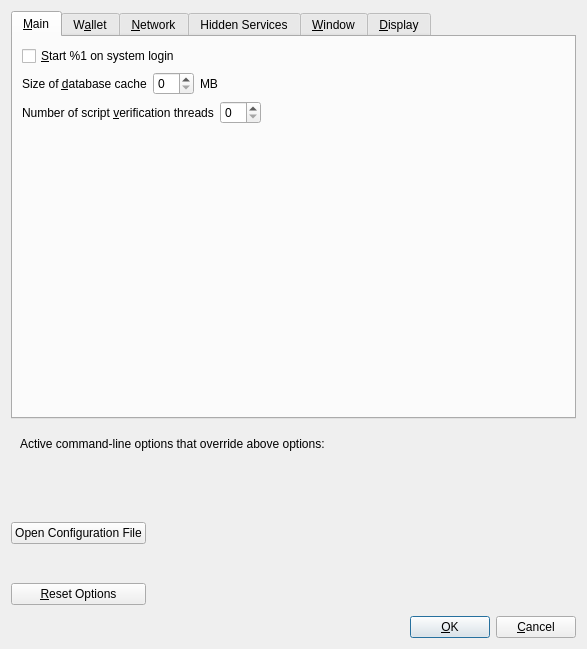
<?xml version="1.0" encoding="UTF-8"?>
<ui version="4.0">
 <class>OptionsDialog</class>
 <widget class="QDialog" name="OptionsDialog">
  <property name="geometry">
   <rect>
    <x>0</x>
    <y>0</y>
    <width>587</width>
    <height>649</height>
   </rect>
  </property>
  <property name="windowTitle">
   <string>Options</string>
  </property>
  <property name="modal">
   <bool>true</bool>
  </property>
  <layout class="QVBoxLayout" name="verticalLayout">
   <item>
    <widget class="QTabWidget" name="tabWidget">
     <property name="currentIndex">
      <number>0</number>
     </property>
     <widget class="QWidget" name="tabMain">
      <attribute name="title">
       <string>&amp;Main</string>
      </attribute>
      <layout class="QVBoxLayout" name="verticalLayout_Main">
       <item>
        <widget class="QCheckBox" name="komodoAtStartup">
         <property name="toolTip">
          <string>Automatically start %1 after logging in to the system.</string>
         </property>
         <property name="text">
          <string>&amp;Start %1 on system login</string>
         </property>
        </widget>
       </item>
       <item>
        <layout class="QHBoxLayout" name="horizontalLayout_2_Main">
         <item>
          <widget class="QLabel" name="databaseCacheLabel">
           <property name="text">
            <string>Size of &amp;database cache</string>
           </property>
           <property name="textFormat">
            <enum>Qt::PlainText</enum>
           </property>
           <property name="buddy">
            <cstring>databaseCache</cstring>
           </property>
          </widget>
         </item>
         <item>
          <widget class="QSpinBox" name="databaseCache"/>
         </item>
         <item>
          <widget class="QLabel" name="databaseCacheUnitLabel">
           <property name="text">
            <string>MB</string>
           </property>
           <property name="textFormat">
            <enum>Qt::PlainText</enum>
           </property>
          </widget>
         </item>
         <item>
          <spacer name="horizontalSpacer_2_Main">
           <property name="orientation">
            <enum>Qt::Horizontal</enum>
           </property>
           <property name="sizeHint" stdset="0">
            <size>
             <width>40</width>
             <height>20</height>
            </size>
           </property>
          </spacer>
         </item>
        </layout>
       </item>
       <item>
        <layout class="QHBoxLayout" name="horizontalLayout_3_Main">
         <item>
          <widget class="QLabel" name="threadsScriptVerifLabel">
           <property name="text">
            <string>Number of script &amp;verification threads</string>
           </property>
           <property name="textFormat">
            <enum>Qt::PlainText</enum>
           </property>
           <property name="buddy">
            <cstring>threadsScriptVerif</cstring>
           </property>
          </widget>
         </item>
         <item>
          <widget class="QSpinBox" name="threadsScriptVerif">
           <property name="toolTip">
            <string>(0 = auto, &lt;0 = leave that many cores free)</string>
           </property>
          </widget>
         </item>
         <item>
          <spacer name="horizontalSpacer_3_Main">
           <property name="orientation">
            <enum>Qt::Horizontal</enum>
           </property>
           <property name="sizeHint" stdset="0">
            <size>
             <width>40</width>
             <height>20</height>
            </size>
           </property>
          </spacer>
         </item>
        </layout>
       </item>
       <item>
        <spacer name="verticalSpacer_Main">
         <property name="orientation">
          <enum>Qt::Vertical</enum>
         </property>
         <property name="sizeHint" stdset="0">
          <size>
           <width>20</width>
           <height>40</height>
          </size>
         </property>
        </spacer>
       </item>
      </layout>
     </widget>
     <widget class="QWidget" name="tabWallet">
      <attribute name="title">
       <string>W&amp;allet</string>
      </attribute>
      <layout class="QVBoxLayout" name="verticalLayout_7">
       <item>
        <spacer name="verticalSpacer_3">
         <property name="orientation">
          <enum>Qt::Vertical</enum>
         </property>
         <property name="sizeHint" stdset="0">
          <size>
           <width>20</width>
           <height>14</height>
          </size>
         </property>
        </spacer>
       </item>
       <item>
        <widget class="QGroupBox" name="groupBox_3">
         <property name="minimumSize">
          <size>
           <width>0</width>
           <height>200</height>
          </size>
         </property>
         <property name="title">
          <string>Wallet Functions</string>
         </property>
         <layout class="QGridLayout" name="gridLayout_5">
          <item row="6" column="0">
           <widget class="QCheckBox" name="saplingConsolidationEnabled">
            <property name="toolTip">
             <string>Enable automatic creation of consolidation transactions to reduce walle size and number of active notes.</string>
            </property>
            <property name="text">
             <string>&amp;Enable Consolidation</string>
            </property>
           </widget>
          </item>
          <item row="4" column="0">
           <widget class="QCheckBox" name="enableHexEncoding">
            <property name="text">
             <string>Enable Hex Memos (valid hex strings will not be re-encoded)</string>
            </property>
           </widget>
          </item>
          <item row="0" column="0">
           <widget class="QCheckBox" name="enableOfflineSigning">
            <property name="toolTip">
             <string>Allow the creation and authorisation of transactions to be split. Authorisation occurrs on a machine that is not connected to the internet</string>
            </property>
            <property name="text">
             <string>Enable Offline Signing</string>
            </property>
           </widget>
          </item>
          <item row="5" column="0">
           <widget class="QCheckBox" name="enableDeleteTx">
            <property name="toolTip">
             <string>Enable or Disable DeleteTx</string>
            </property>
            <property name="text">
             <string>Enable deleteTx</string>
            </property>
           </widget>
          </item>
          <item row="1" column="0" colspan="2">
           <widget class="QFrame" name="frameOfflineSigning">
            <layout class="QGridLayout" name="gridLayout">
             <item row="0" column="1">
              <widget class="QRadioButton" name="rbOfflineSigning_Spend">
               <property name="toolTip">
                <string>This wallet acts as the online participant that creates the transaction. The (extended) viewing key of the spending address is required. Access to the blockchain is required via an internet connection.</string>
               </property>
               <property name="text">
                <string>Spend
(Online mode)</string>
               </property>
              </widget>
             </item>
             <item row="0" column="3">
              <spacer name="hsOfflineSigning2">
               <property name="orientation">
                <enum>Qt::Horizontal</enum>
               </property>
               <property name="sizeHint" stdset="0">
                <size>
                 <width>40</width>
                 <height>0</height>
                </size>
               </property>
              </spacer>
             </item>
             <item row="0" column="0">
              <spacer name="hsOfflineSigning1">
               <property name="orientation">
                <enum>Qt::Horizontal</enum>
               </property>
               <property name="sizeType">
                <enum>QSizePolicy::Fixed</enum>
               </property>
               <property name="sizeHint" stdset="0">
                <size>
                 <width>40</width>
                 <height>0</height>
                </size>
               </property>
              </spacer>
             </item>
             <item row="0" column="2">
              <widget class="QRadioButton" name="rbOfflineSigning_Sign">
               <property name="toolTip">
                <string>This wallet acts as the offline participant that signs the transaction. The (extended) spending key of the spending address is required. Access to the blockchain is not required.</string>
               </property>
               <property name="text">
                <string>Sign
(Offline mode)</string>
               </property>
              </widget>
             </item>
            </layout>
           </widget>
          </item>
         </layout>
        </widget>
       </item>
       <item>
        <spacer name="verticalSpacer_2">
         <property name="orientation">
          <enum>Qt::Vertical</enum>
         </property>
         <property name="sizeHint" stdset="0">
          <size>
           <width>20</width>
           <height>13</height>
          </size>
         </property>
        </spacer>
       </item>
       <item>
        <widget class="QGroupBox" name="groupBox_2">
         <property name="title">
          <string>Troubleshooting</string>
         </property>
         <layout class="QVBoxLayout" name="verticalLayout_3">
          <item>
           <widget class="QCheckBox" name="chkReindex">
            <property name="toolTip">
             <string>Reindex on restart</string>
            </property>
            <property name="text">
             <string>Reindex</string>
            </property>
           </widget>
          </item>
          <item>
           <widget class="QCheckBox" name="chkZapWalletTxes">
            <property name="toolTip">
             <string>Remove all wallet transaction and rescan the blockchain for all transactions.</string>
            </property>
            <property name="text">
             <string>Zap Wallet Transactions and Rescan</string>
            </property>
           </widget>
          </item>
          <item>
           <widget class="QCheckBox" name="chkBootstrap">
            <property name="toolTip">
             <string>Reset wallet data using the downloadable bootstrap.</string>
            </property>
            <property name="text">
             <string>Reindex and Rescan with bootstrap</string>
            </property>
           </widget>
          </item>
         </layout>
        </widget>
       </item>
       <item>
        <spacer name="verticalSpacer_4">
         <property name="orientation">
          <enum>Qt::Vertical</enum>
         </property>
         <property name="sizeHint" stdset="0">
          <size>
           <width>20</width>
           <height>14</height>
          </size>
         </property>
        </spacer>
       </item>
      </layout>
     </widget>
     <widget class="QWidget" name="tabNetwork">
      <attribute name="title">
       <string>&amp;Network</string>
      </attribute>
      <layout class="QVBoxLayout" name="verticalLayout_2">
       <item>
        <widget class="QCheckBox" name="requireTLS">
         <property name="toolTip">
          <string>Accept connections from outside.</string>
         </property>
         <property name="text">
          <string>Only connect to encrypted peers</string>
         </property>
        </widget>
       </item>
       <item>
        <widget class="QCheckBox" name="mapPortUpnp">
         <property name="toolTip">
          <string>Automatically open the Elosys client port on the router. This only works when your router supports UPnP and it is enabled.</string>
         </property>
         <property name="text">
          <string>Map port using &amp;UPnP</string>
         </property>
        </widget>
       </item>
       <item>
        <widget class="QCheckBox" name="allowIncoming">
         <property name="toolTip">
          <string>Accept connections from outside.</string>
         </property>
         <property name="text">
          <string>Allow incomin&amp;g connections</string>
         </property>
        </widget>
       </item>
       <item>
        <widget class="QCheckBox" name="Ipv4Disable">
         <property name="toolTip">
          <string>Disable ipv4 networks</string>
         </property>
         <property name="text">
          <string>Disable IPV4 networks</string>
         </property>
        </widget>
       </item>
       <item>
        <widget class="QCheckBox" name="Ipv6Disable">
         <property name="toolTip">
          <string>Disable ipv6 networks</string>
         </property>
         <property name="text">
          <string>Disable IPV6 networks</string>
         </property>
        </widget>
       </item>
       <item>
        <widget class="Line" name="line">
         <property name="orientation">
          <enum>Qt::Horizontal</enum>
         </property>
        </widget>
       </item>
       <item>
        <widget class="QCheckBox" name="connectSocks">
         <property name="toolTip">
          <string>Connect to the Elosys network through a SOCKS5 proxy.</string>
         </property>
         <property name="text">
          <string>&amp;Connect through SOCKS5 proxy (default proxy):</string>
         </property>
        </widget>
       </item>
       <item>
        <layout class="QHBoxLayout" name="horizontalLayout_2_Network">
         <item>
          <widget class="QLabel" name="proxyActiveNets">
           <property name="text">
            <string>Used for reaching peers via:</string>
           </property>
           <property name="textFormat">
            <enum>Qt::PlainText</enum>
           </property>
          </widget>
         </item>
         <item>
          <widget class="QCheckBox" name="proxyReachIPv4">
           <property name="enabled">
            <bool>false</bool>
           </property>
           <property name="toolTip">
            <string>Shows if the supplied default SOCKS5 proxy is used to reach peers via this network type.</string>
           </property>
           <property name="text">
            <string/>
           </property>
          </widget>
         </item>
         <item>
          <widget class="QLabel" name="proxyReachIPv4Label">
           <property name="text">
            <string>IPv4</string>
           </property>
           <property name="textFormat">
            <enum>Qt::PlainText</enum>
           </property>
          </widget>
         </item>
         <item>
          <widget class="QCheckBox" name="proxyReachIPv6">
           <property name="enabled">
            <bool>false</bool>
           </property>
           <property name="toolTip">
            <string>Shows if the supplied default SOCKS5 proxy is used to reach peers via this network type.</string>
           </property>
           <property name="text">
            <string/>
           </property>
          </widget>
         </item>
         <item>
          <widget class="QLabel" name="proxyReachIPv6Label">
           <property name="text">
            <string>IPv6</string>
           </property>
           <property name="textFormat">
            <enum>Qt::PlainText</enum>
           </property>
          </widget>
         </item>
         <item>
          <widget class="QCheckBox" name="proxyReachTor">
           <property name="enabled">
            <bool>false</bool>
           </property>
           <property name="toolTip">
            <string>Shows if the supplied default SOCKS5 proxy is used to reach peers via this network type.</string>
           </property>
           <property name="text">
            <string/>
           </property>
          </widget>
         </item>
         <item>
          <widget class="QLabel" name="proxyReachTorLabel">
           <property name="text">
            <string>Tor</string>
           </property>
           <property name="textFormat">
            <enum>Qt::PlainText</enum>
           </property>
          </widget>
         </item>
         <item>
          <spacer name="horizontalSpacer_2_Network">
           <property name="orientation">
            <enum>Qt::Horizontal</enum>
           </property>
           <property name="sizeHint" stdset="0">
            <size>
             <width>40</width>
             <height>20</height>
            </size>
           </property>
          </spacer>
         </item>
        </layout>
       </item>
       <item>
        <layout class="QHBoxLayout" name="horizontalLayout_1_Network">
         <item>
          <widget class="QLabel" name="proxyIpLabel">
           <property name="text">
            <string>Proxy &amp;IP:</string>
           </property>
           <property name="textFormat">
            <enum>Qt::PlainText</enum>
           </property>
           <property name="buddy">
            <cstring>proxyIp</cstring>
           </property>
          </widget>
         </item>
         <item>
          <widget class="QValidatedLineEdit" name="proxyIp">
           <property name="minimumSize">
            <size>
             <width>140</width>
             <height>0</height>
            </size>
           </property>
           <property name="maximumSize">
            <size>
             <width>140</width>
             <height>16777215</height>
            </size>
           </property>
           <property name="toolTip">
            <string>IP address of the proxy (e.g. IPv4: 127.0.0.1 / IPv6: ::1)</string>
           </property>
          </widget>
         </item>
         <item>
          <widget class="QLabel" name="proxyPortLabel">
           <property name="text">
            <string>&amp;Port:</string>
           </property>
           <property name="textFormat">
            <enum>Qt::PlainText</enum>
           </property>
           <property name="buddy">
            <cstring>proxyPort</cstring>
           </property>
          </widget>
         </item>
         <item>
          <widget class="QLineEdit" name="proxyPort">
           <property name="minimumSize">
            <size>
             <width>55</width>
             <height>0</height>
            </size>
           </property>
           <property name="maximumSize">
            <size>
             <width>55</width>
             <height>16777215</height>
            </size>
           </property>
           <property name="toolTip">
            <string>Port of the proxy (e.g. 9050)</string>
           </property>
          </widget>
         </item>
         <item>
          <spacer name="horizontalSpacer_1_Network">
           <property name="orientation">
            <enum>Qt::Horizontal</enum>
           </property>
           <property name="sizeHint" stdset="0">
            <size>
             <width>40</width>
             <height>20</height>
            </size>
           </property>
          </spacer>
         </item>
        </layout>
       </item>
       <item>
        <widget class="Line" name="line_4">
         <property name="orientation">
          <enum>Qt::Horizontal</enum>
         </property>
        </widget>
       </item>
       <item>
        <spacer name="verticalSpacer_Network">
         <property name="orientation">
          <enum>Qt::Vertical</enum>
         </property>
         <property name="sizeHint" stdset="0">
          <size>
           <width>20</width>
           <height>40</height>
          </size>
         </property>
        </spacer>
       </item>
      </layout>
     </widget>
     <widget class="QWidget" name="tab">
      <attribute name="title">
       <string>Hidden Services</string>
      </attribute>
      <layout class="QVBoxLayout" name="verticalLayout_5">
       <item>
        <widget class="QLabel" name="I2PHeading">
         <property name="font">
          <font>
           <pointsize>12</pointsize>
          </font>
         </property>
         <property name="text">
          <string>I2P Network Settings</string>
         </property>
        </widget>
       </item>
       <item>
        <widget class="QCheckBox" name="connectSocksI2P">
         <property name="toolTip">
          <string>Connect to the Elosys network through a SOCKS5 proxy.</string>
         </property>
         <property name="text">
          <string>&amp;Connect through I2P using SAM Proxy</string>
         </property>
        </widget>
       </item>
       <item>
        <widget class="QCheckBox" name="allowIncomingI2P">
         <property name="toolTip">
          <string>Accept I2P connections from outside.</string>
         </property>
         <property name="text">
          <string>Allow incomin&amp;g I2P connections</string>
         </property>
        </widget>
       </item>
       <item>
        <layout class="QHBoxLayout" name="horizontalLayout_3_Network_2">
         <item>
          <widget class="QLabel" name="proxyIpI2PLabel">
           <property name="text">
            <string>I2P SAM &amp;IP:</string>
           </property>
           <property name="textFormat">
            <enum>Qt::PlainText</enum>
           </property>
          </widget>
         </item>
         <item>
          <widget class="QValidatedLineEdit" name="proxyIpI2P">
           <property name="minimumSize">
            <size>
             <width>140</width>
             <height>0</height>
            </size>
           </property>
           <property name="maximumSize">
            <size>
             <width>140</width>
             <height>16777215</height>
            </size>
           </property>
           <property name="toolTip">
            <string>IP address of the proxy (e.g. IPv4: 127.0.0.1 / IPv6: ::1)</string>
           </property>
           <property name="placeholderText">
            <string>127.0.0.1</string>
           </property>
          </widget>
         </item>
         <item>
          <widget class="QLabel" name="proxyPortI2PLabel">
           <property name="text">
            <string>&amp;Port:</string>
           </property>
           <property name="textFormat">
            <enum>Qt::PlainText</enum>
           </property>
          </widget>
         </item>
         <item>
          <widget class="QLineEdit" name="proxyPortI2P">
           <property name="minimumSize">
            <size>
             <width>55</width>
             <height>0</height>
            </size>
           </property>
           <property name="maximumSize">
            <size>
             <width>55</width>
             <height>16777215</height>
            </size>
           </property>
           <property name="toolTip">
            <string>Port of the proxy (e.g. 7656)</string>
           </property>
           <property name="placeholderText">
            <string>7656</string>
           </property>
          </widget>
         </item>
         <item>
          <spacer name="horizontalSpacer_4_Network_2">
           <property name="orientation">
            <enum>Qt::Horizontal</enum>
           </property>
           <property name="sizeHint" stdset="0">
            <size>
             <width>40</width>
             <height>20</height>
            </size>
           </property>
          </spacer>
         </item>
        </layout>
       </item>
       <item>
        <spacer name="verticalSpacer_7">
         <property name="orientation">
          <enum>Qt::Vertical</enum>
         </property>
         <property name="sizeType">
          <enum>QSizePolicy::Minimum</enum>
         </property>
         <property name="sizeHint" stdset="0">
          <size>
           <width>20</width>
           <height>5</height>
          </size>
         </property>
        </spacer>
       </item>
       <item>
        <widget class="QLabel" name="i2pLink">
         <property name="text">
          <string>TextLabel</string>
         </property>
        </widget>
       </item>
       <item>
        <widget class="Line" name="line_2">
         <property name="orientation">
          <enum>Qt::Horizontal</enum>
         </property>
        </widget>
       </item>
       <item>
        <widget class="QLabel" name="TorHeading">
         <property name="font">
          <font>
           <pointsize>12</pointsize>
          </font>
         </property>
         <property name="text">
          <string>Tor Network Settings</string>
         </property>
        </widget>
       </item>
       <item>
        <widget class="QCheckBox" name="connectSocksTor">
         <property name="toolTip">
          <string>Connect to the Elosys network through a separate proxy for Tor hidden services.</string>
         </property>
         <property name="text">
          <string>Use separate proxy to reach peers via Tor hidden services:</string>
         </property>
        </widget>
       </item>
       <item>
        <layout class="QHBoxLayout" name="horizontalLayout_3_Network">
         <item>
          <widget class="QLabel" name="proxyIpTorLabel">
           <property name="text">
            <string>Tor Proxy &amp;IP:</string>
           </property>
           <property name="textFormat">
            <enum>Qt::PlainText</enum>
           </property>
           <property name="buddy">
            <cstring>proxyIpTor</cstring>
           </property>
          </widget>
         </item>
         <item>
          <widget class="QValidatedLineEdit" name="proxyIpTor">
           <property name="minimumSize">
            <size>
             <width>140</width>
             <height>0</height>
            </size>
           </property>
           <property name="maximumSize">
            <size>
             <width>140</width>
             <height>16777215</height>
            </size>
           </property>
           <property name="toolTip">
            <string>IP address of the proxy (e.g. IPv4: 127.0.0.1 / IPv6: ::1)</string>
           </property>
           <property name="placeholderText">
            <string>127.0.0.1</string>
           </property>
          </widget>
         </item>
         <item>
          <widget class="QLabel" name="proxyPortTorLabel">
           <property name="text">
            <string>&amp;Port:</string>
           </property>
           <property name="textFormat">
            <enum>Qt::PlainText</enum>
           </property>
           <property name="buddy">
            <cstring>proxyPortTor</cstring>
           </property>
          </widget>
         </item>
         <item>
          <widget class="QLineEdit" name="proxyPortTor">
           <property name="minimumSize">
            <size>
             <width>55</width>
             <height>0</height>
            </size>
           </property>
           <property name="maximumSize">
            <size>
             <width>55</width>
             <height>16777215</height>
            </size>
           </property>
           <property name="toolTip">
            <string>Port of the proxy (e.g. 9050)</string>
           </property>
           <property name="placeholderText">
            <string>9050</string>
           </property>
          </widget>
         </item>
         <item>
          <spacer name="horizontalSpacer_4_Network">
           <property name="orientation">
            <enum>Qt::Horizontal</enum>
           </property>
           <property name="sizeHint" stdset="0">
            <size>
             <width>40</width>
             <height>20</height>
            </size>
           </property>
          </spacer>
         </item>
        </layout>
       </item>
       <item>
        <layout class="QHBoxLayout" name="horizontalLayout_3_Network_3">
         <item>
          <widget class="QLabel" name="controlIpTorLabel">
           <property name="text">
            <string>Tor Control &amp;IP:</string>
           </property>
           <property name="textFormat">
            <enum>Qt::PlainText</enum>
           </property>
           <property name="buddy">
            <cstring>proxyIpTor</cstring>
           </property>
          </widget>
         </item>
         <item>
          <widget class="QValidatedLineEdit" name="controlIpTor">
           <property name="minimumSize">
            <size>
             <width>140</width>
             <height>0</height>
            </size>
           </property>
           <property name="maximumSize">
            <size>
             <width>140</width>
             <height>16777215</height>
            </size>
           </property>
           <property name="toolTip">
            <string>IP address of the control (e.g. IPv4: 127.0.0.1 / IPv6: ::1)</string>
           </property>
           <property name="placeholderText">
            <string>127.0.0.1</string>
           </property>
          </widget>
         </item>
         <item>
          <widget class="QLabel" name="controlPortTorLabel">
           <property name="text">
            <string>&amp;Port:</string>
           </property>
           <property name="textFormat">
            <enum>Qt::PlainText</enum>
           </property>
           <property name="buddy">
            <cstring>proxyPortTor</cstring>
           </property>
          </widget>
         </item>
         <item>
          <widget class="QLineEdit" name="controlPortTor">
           <property name="minimumSize">
            <size>
             <width>55</width>
             <height>0</height>
            </size>
           </property>
           <property name="maximumSize">
            <size>
             <width>55</width>
             <height>16777215</height>
            </size>
           </property>
           <property name="toolTip">
            <string>Port of the tor control (e.g. 9051)</string>
           </property>
           <property name="placeholderText">
            <string>9051</string>
           </property>
          </widget>
         </item>
         <item>
          <spacer name="horizontalSpacer_4_Network_3">
           <property name="orientation">
            <enum>Qt::Horizontal</enum>
           </property>
           <property name="sizeHint" stdset="0">
            <size>
             <width>40</width>
             <height>20</height>
            </size>
           </property>
          </spacer>
         </item>
        </layout>
       </item>
       <item>
        <layout class="QHBoxLayout" name="horizontalLayout_3_Network_4">
         <item>
          <widget class="QLabel" name="controlPasswordTorLabel">
           <property name="text">
            <string>Tor Control Password:</string>
           </property>
           <property name="textFormat">
            <enum>Qt::PlainText</enum>
           </property>
           <property name="buddy">
            <cstring></cstring>
           </property>
          </widget>
         </item>
         <item>
          <widget class="QValidatedLineEdit" name="controlPasswordTor">
           <property name="minimumSize">
            <size>
             <width>140</width>
             <height>0</height>
            </size>
           </property>
           <property name="maximumSize">
            <size>
             <width>140</width>
             <height>16777215</height>
            </size>
           </property>
           <property name="toolTip">
            <string>Tor control port password</string>
           </property>
           <property name="inputMask">
            <string/>
           </property>
           <property name="echoMode">
            <enum>QLineEdit::Password</enum>
           </property>
           <property name="placeholderText">
            <string/>
           </property>
          </widget>
         </item>
         <item>
          <spacer name="horizontalSpacer_4_Network_4">
           <property name="orientation">
            <enum>Qt::Horizontal</enum>
           </property>
           <property name="sizeHint" stdset="0">
            <size>
             <width>40</width>
             <height>20</height>
            </size>
           </property>
          </spacer>
         </item>
        </layout>
       </item>
       <item>
        <spacer name="verticalSpacer_6">
         <property name="orientation">
          <enum>Qt::Vertical</enum>
         </property>
         <property name="sizeType">
          <enum>QSizePolicy::Minimum</enum>
         </property>
         <property name="sizeHint" stdset="0">
          <size>
           <width>20</width>
           <height>5</height>
          </size>
         </property>
        </spacer>
       </item>
       <item>
        <widget class="QLabel" name="torLink">
         <property name="text">
          <string>TextLabel</string>
         </property>
        </widget>
       </item>
       <item>
        <spacer name="verticalSpacer_5">
         <property name="orientation">
          <enum>Qt::Vertical</enum>
         </property>
         <property name="sizeHint" stdset="0">
          <size>
           <width>20</width>
           <height>56</height>
          </size>
         </property>
        </spacer>
       </item>
      </layout>
     </widget>
     <widget class="QWidget" name="tabWindow">
      <attribute name="title">
       <string>&amp;Window</string>
      </attribute>
      <layout class="QVBoxLayout" name="verticalLayout_Window">
       <item>
        <widget class="QCheckBox" name="hideTrayIcon">
         <property name="toolTip">
          <string>Hide the icon from the system tray.</string>
         </property>
         <property name="text">
          <string>&amp;Hide tray icon</string>
         </property>
        </widget>
       </item>
       <item>
        <widget class="QCheckBox" name="minimizeToTray">
         <property name="toolTip">
          <string>Show only a tray icon after minimizing the window.</string>
         </property>
         <property name="text">
          <string>&amp;Minimize to the tray instead of the taskbar</string>
         </property>
        </widget>
       </item>
       <item>
        <widget class="QCheckBox" name="minimizeOnClose">
         <property name="toolTip">
          <string>Minimize instead of exit the application when the window is closed. When this option is enabled, the application will be closed only after selecting Exit in the menu.</string>
         </property>
         <property name="text">
          <string>M&amp;inimize on close</string>
         </property>
        </widget>
       </item>
       <item>
        <spacer name="verticalSpacer_Window">
         <property name="orientation">
          <enum>Qt::Vertical</enum>
         </property>
         <property name="sizeHint" stdset="0">
          <size>
           <width>20</width>
           <height>40</height>
          </size>
         </property>
        </spacer>
       </item>
      </layout>
     </widget>
     <widget class="QWidget" name="tabDisplay">
      <attribute name="title">
       <string>&amp;Display</string>
      </attribute>
      <layout class="QVBoxLayout" name="verticalLayout_6">
       <item>
        <layout class="QHBoxLayout" name="horizontalLayout_4_Display">
         <item>
          <widget class="QLabel" name="themeLabel">
           <property name="text">
            <string>Wallet Theme</string>
           </property>
           <property name="textFormat">
            <enum>Qt::PlainText</enum>
           </property>
           <property name="buddy">
            <cstring>theme</cstring>
           </property>
          </widget>
         </item>
         <item>
          <widget class="QValueComboBox" name="theme">
           <property name="toolTip">
            <string>The user interface theme can be set here</string>
           </property>
          </widget>
         </item>
        </layout>
       </item>
       <item>
        <layout class="QHBoxLayout" name="horizontalLayout_1_Display">
         <item>
          <widget class="QLabel" name="langLabel">
           <property name="text">
            <string>User Interface &amp;language:</string>
           </property>
           <property name="textFormat">
            <enum>Qt::PlainText</enum>
           </property>
           <property name="buddy">
            <cstring>lang</cstring>
           </property>
          </widget>
         </item>
         <item>
          <widget class="QValueComboBox" name="lang">
           <property name="toolTip">
            <string>The user interface language can be set here. This setting will take effect after restarting %1.</string>
           </property>
          </widget>
         </item>
        </layout>
       </item>
       <item>
        <layout class="QHBoxLayout" name="horizontalLayout_2_Display">
         <item>
          <widget class="QLabel" name="unitLabel">
           <property name="text">
            <string>&amp;Unit to show amounts in:</string>
           </property>
           <property name="textFormat">
            <enum>Qt::PlainText</enum>
           </property>
           <property name="buddy">
            <cstring>unit</cstring>
           </property>
          </widget>
         </item>
         <item>
          <widget class="QValueComboBox" name="unit">
           <property name="toolTip">
            <string>Choose the default subdivision unit to show in the interface and when sending coins.</string>
           </property>
          </widget>
         </item>
        </layout>
       </item>
       <item>
        <layout class="QHBoxLayout" name="horizontalLayout_3_Display">
         <item>
          <widget class="QLabel" name="thirdPartyTxUrlsLabel">
           <property name="toolTip">
            <string>Third party URLs (e.g. a block explorer) that appear in the transactions tab as context menu items. %s in the URL is replaced by transaction hash. Multiple URLs are separated by vertical bar |.</string>
           </property>
           <property name="text">
            <string>&amp;Third party transaction URLs</string>
           </property>
           <property name="buddy">
            <cstring>thirdPartyTxUrls</cstring>
           </property>
          </widget>
         </item>
         <item>
          <widget class="QLineEdit" name="thirdPartyTxUrls">
           <property name="toolTip">
            <string>Third party URLs (e.g. a block explorer) that appear in the transactions tab as context menu items. %s in the URL is replaced by transaction hash. Multiple URLs are separated by vertical bar |.</string>
           </property>
          </widget>
         </item>
        </layout>
       </item>
       <item>
        <spacer name="verticalSpacer_Display">
         <property name="orientation">
          <enum>Qt::Vertical</enum>
         </property>
         <property name="sizeHint" stdset="0">
          <size>
           <width>20</width>
           <height>40</height>
          </size>
         </property>
        </spacer>
       </item>
      </layout>
     </widget>
    </widget>
   </item>
   <item>
    <widget class="QFrame" name="frame">
     <layout class="QVBoxLayout" name="verticalLayout_Bottom">
      <item>
       <layout class="QHBoxLayout" name="horizontalLayout_Bottom">
        <item>
         <widget class="QLabel" name="overriddenByCommandLineInfoLabel">
          <property name="text">
           <string>Active command-line options that override above options:</string>
          </property>
          <property name="textFormat">
           <enum>Qt::PlainText</enum>
          </property>
         </widget>
        </item>
        <item>
         <spacer name="horizontalSpacer_Bottom">
          <property name="orientation">
           <enum>Qt::Horizontal</enum>
          </property>
          <property name="sizeHint" stdset="0">
           <size>
            <width>40</width>
            <height>20</height>
           </size>
          </property>
         </spacer>
        </item>
       </layout>
      </item>
      <item>
       <widget class="QLabel" name="overriddenByCommandLineLabel">
        <property name="text">
         <string/>
        </property>
        <property name="textFormat">
         <enum>Qt::PlainText</enum>
        </property>
        <property name="wordWrap">
         <bool>true</bool>
        </property>
       </widget>
      </item>
     </layout>
    </widget>
   </item>
   <item>
    <layout class="QHBoxLayout" name="horizontalLayout_Buttons">
     <item>
      <layout class="QVBoxLayout" name="verticalLayout_Buttons">
       <item>
        <widget class="QPushButton" name="openKomodoConfButton">
         <property name="toolTip">
          <string>Open the %1 configuration file from the working directory.</string>
         </property>
         <property name="text">
          <string>Open Configuration File</string>
         </property>
         <property name="autoDefault">
          <bool>false</bool>
         </property>
        </widget>
       </item>
       <item>
        <widget class="QPushButton" name="resetButton">
         <property name="toolTip">
          <string>Reset all client options to default.</string>
         </property>
         <property name="text">
          <string>&amp;Reset Options</string>
         </property>
         <property name="autoDefault">
          <bool>false</bool>
         </property>
        </widget>
       </item>
      </layout>
     </item>
     <item>
      <spacer name="horizontalSpacer_1">
       <property name="orientation">
        <enum>Qt::Horizontal</enum>
       </property>
       <property name="sizeHint" stdset="0">
        <size>
         <width>40</width>
         <height>48</height>
        </size>
       </property>
      </spacer>
     </item>
     <item>
      <widget class="QLabel" name="statusLabel">
       <property name="minimumSize">
        <size>
         <width>200</width>
         <height>0</height>
        </size>
       </property>
       <property name="font">
        <font>
         <weight>75</weight>
         <bold>true</bold>
        </font>
       </property>
       <property name="text">
        <string/>
       </property>
       <property name="textFormat">
        <enum>Qt::PlainText</enum>
       </property>
       <property name="wordWrap">
        <bool>true</bool>
       </property>
      </widget>
     </item>
     <item>
      <spacer name="horizontalSpacer_2">
       <property name="orientation">
        <enum>Qt::Horizontal</enum>
       </property>
       <property name="sizeHint" stdset="0">
        <size>
         <width>40</width>
         <height>48</height>
        </size>
       </property>
      </spacer>
     </item>
     <item>
      <layout class="QVBoxLayout" name="verticalLayout_4">
       <item>
        <spacer name="verticalSpacer">
         <property name="orientation">
          <enum>Qt::Vertical</enum>
         </property>
         <property name="sizeHint" stdset="0">
          <size>
           <width>20</width>
           <height>40</height>
          </size>
         </property>
        </spacer>
       </item>
       <item>
        <layout class="QHBoxLayout" name="horizontalLayout">
         <item>
          <widget class="QPushButton" name="okButton">
           <property name="text">
            <string>&amp;OK</string>
           </property>
           <property name="autoDefault">
            <bool>false</bool>
           </property>
           <property name="default">
            <bool>true</bool>
           </property>
          </widget>
         </item>
         <item>
          <widget class="QPushButton" name="cancelButton">
           <property name="text">
            <string>&amp;Cancel</string>
           </property>
           <property name="autoDefault">
            <bool>false</bool>
           </property>
          </widget>
         </item>
        </layout>
       </item>
      </layout>
     </item>
    </layout>
   </item>
  </layout>
 </widget>
 <customwidgets>
  <customwidget>
   <class>QValidatedLineEdit</class>
   <extends>QLineEdit</extends>
   <header>qvalidatedlineedit.h</header>
  </customwidget>
  <customwidget>
   <class>QValueComboBox</class>
   <extends>QComboBox</extends>
   <header>qvaluecombobox.h</header>
  </customwidget>
 </customwidgets>
 <resources/>
 <connections/>
</ui>
